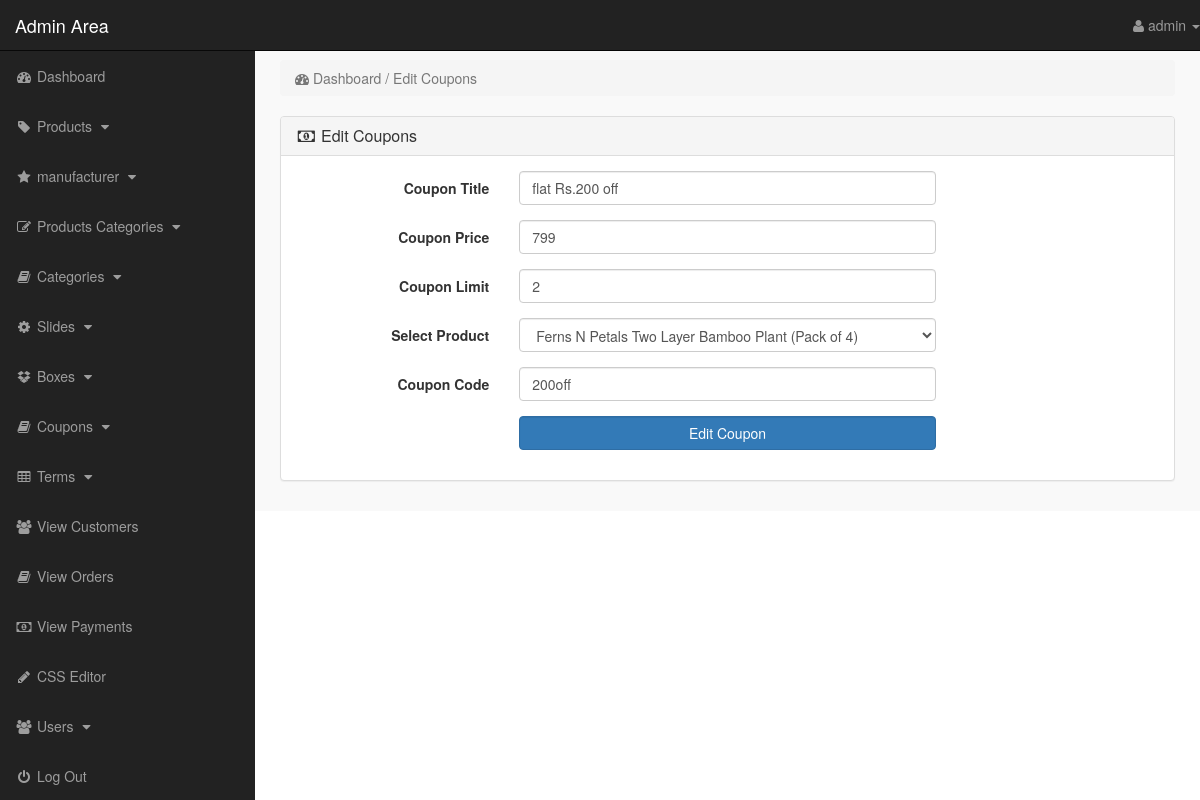
The page /admin_area/index.php?edit_coupon=6 (signed in) on the database its author committed.
### tables this page shows
CREATE TABLE `coupons` (
  `coupon_id` int(100) NOT NULL,
  `product_id` int(100) NOT NULL,
  `coupon_title` varchar(255) NOT NULL,
  `coupon_price` varchar(255) NOT NULL,
  `coupon_code` varchar(255) NOT NULL,
  `coupon_limit` int(100) NOT NULL,
  `coupon_used` int(100) NOT NULL
);

CREATE TABLE `products` (
  `product_id` int(10) NOT NULL,
  `p_cat_id` int(10) NOT NULL,
  `cat_id` int(10) NOT NULL,
  `manufacturer_id` int(10) NOT NULL,
  `date` timestamp NOT NULL DEFAULT current_timestamp() ON UPDATE current_timestamp(),
  `product_title` text NOT NULL,
  `product_img1` text NOT NULL,
  `product_img2` text NOT NULL,
  `product_img3` text NOT NULL,
  `product_price` int(10) DEFAULT NULL,
  `product_keywords` text NOT NULL,
  `product_desc` text NOT NULL,
  `product_label` text NOT NULL,
  `product_sale` int(100) NOT NULL,
  `s_email` varchar(100) NOT NULL
);

### admin_area/edit_coupon.php (the view, shortened to what this page needs)
<?php
    if(!isset($_SESSION['admin_email'])){
        echo "<script>window.open('login.php','_self')</script>";
    }else{
?>
<?php
if(isset($_GET['edit_coupon'])){
    $edit_id = $_GET['edit_coupon'];
    $edit_coupon = "select * from coupons where coupon_id='$edit_id'";
    $run_edit_coupon = mysqli_query($con,$edit_coupon);
    $row_edit_coupon = mysqli_fetch_array($run_edit_coupon);
    $coup_title = $row_edit_coupon['coupon_title'];
    $coup_price = $row_edit_coupon['coupon_price'];
    $coup_code = $row_edit_coupon['coupon_code'];
    $coup_limit = $row_edit_coupon['coupon_limit'];
    $prod_id = $row_edit_coupon['product_id'];
    $get_products = "select * from products where product_id='$prod_id'";
    $run_products = mysqli_query($con,$get_products);
    $row_products = mysqli_fetch_array($run_products);
    $product_id = $row_products['product_id'];
    $product_title = $row_products['product_title'];
}
?>
<div class="row">
    <div class="col-lg-12">
        <ol class="breadcrumb">
            <li class="active">
                <i class="fa fa-dashboard"></i> Dashboard / Edit Coupons
            </li>
        </ol>
    </div>
</div>
<div class="row">
    <div class="col-lg-12">
        <div class="panel panel-default">
           <div class="panel-heading">
               <h3 class="panel-title">
                   <i class="fa fa-money fa-fw"></i> Edit Coupons
               </h3>
           </div>
           <div class="panel-body">
               <form method="post" class="form-horizontal">
                   <div class="form-group">
                      <label class="col-md-3 control-label"> Coupon Title </label>
                      <div class="col-md-6">
                          <input value="<?php echo $coup_title; ?>" name="coupon_title" type="text" class="form-control" required>
                      </div>
                   </div>
                   <div class="form-group">
                      <label class="col-md-3 control-label"> Coupon Price </label>
                      <div class="col-md-6">
                          <input value="<?php echo $coup_price; ?>" name="coupon_price" type="text" class="form-control" required>
                      </div>
                   </div>
                   <div class="form-group">
                      <label class="col-md-3 control-label"> Coupon Limit </label>
                      <div class="col-md-6">
                          <input name="coupon_limit" type="number" class="form-control" value="<?php echo $coup_limit; ?>">
                      </div>
                   </div>
                   <div class="form-group">
                      <label class="col-md-3 control-label"> Select Product </label>
                      <div class="col-md-6">
                          <select name="product_id" class="form-control" required>
                            <option value="<?php echo $product_id; ?>"><?php echo $product_title; ?></option>
                          </select>
                      </div>
                   </div>
                   <div class="form-group">
                      <label class="col-md-3 control-label"> Coupon Code </label>
                      <div class="col-md-6">
                          <input value="<?php echo $coup_code; ?>" name="coupon_code" type="text" class="form-control" required>
                      </div>
                   </div>
                   <div class="form-group">
                      <label class="col-md-3 control-label"></label>
                      <div class="col-md-6">
                          <input name="update" value="Edit Coupon" type="submit" class="btn btn-primary form-control">
                      </div>
                   </div>
               </form>
           </div>
        </div>
    </div>
</div>
<?php } ?>

### admin_area/includes/sidebar.php (shortened to what this page needs)
<?php
    if(!isset($_SESSION['admin_email'])){
        echo "<script>window.open('login.php','_self')</script>";
    }else{
?>
<nav class="navbar navbar-inverse navbar-fixed-top">
    <div class="navbar-header">
        <a href="index.php?dashboard" class="navbar-brand">Admin Area</a>
    </div>
    <ul class="nav navbar-right top-nav">
        <li class="dropdown">
            <a href="#" class="dropdown-toggle" data-toggle="dropdown">
                <i class="fa fa-user"></i> <?php echo $admin_name;  ?> <b class="caret"></b>
            </a>
        </li>
    </ul>
    <div class="collapse navbar-collapse navbar-ex1-collapse">
        <ul class="nav navbar-nav side-nav">
            <li>
                <a href="index.php?dashboard">
                        <i class="fa fa-fw fa-dashboard"></i> Dashboard
                </a>
            </li>
            <li>
                <a href="#" data-toggle="collapse" data-target="#products">
                        <i class="fa fa-fw fa-tag"></i> Products
                        <i class="fa fa-fw fa-caret-down"></i>
                </a>
            </li>
            <li>
                <a href="#" data-toggle="collapse" data-target="#manufacturer">
                        <i class="fa fa-fw fa-star"></i> manufacturer
                        <i class="fa fa-fw fa-caret-down"></i>
                </a>
            </li>
            <li>
                <a href="#" data-toggle="collapse" data-target="#p_cat">
                        <i class="fa fa-fw fa-edit"></i> Products Categories
                        <i class="fa fa-fw fa-caret-down"></i>
                </a>
            </li>
            <li>
                <a href="#" data-toggle="collapse" data-target="#cat">
                        <i class="fa fa-fw fa-book"></i> Categories
                        <i class="fa fa-fw fa-caret-down"></i>
                </a>
            </li>
            <li>
                <a href="#" data-toggle="collapse" data-target="#slides">
                        <i class="fa fa-fw fa-gear"></i> Slides
                        <i class="fa fa-fw fa-caret-down"></i>
                </a>
            </li>
            <li>
                <a href="#" data-toggle="collapse" data-target="#boxes">
                        <i class="fa fa-fw fa-dropbox"></i> Boxes
                        <i class="fa fa-fw fa-caret-down"></i>
                </a>
            </li>
            <li>
                <a href="#" data-toggle="collapse" data-target="#coupon">
                        <i class="fa fa-fw fa-book"></i> Coupons
                        <i class="fa fa-fw fa-caret-down"></i>
                </a>
            </li>
            <li>
                <a href="#" data-toggle="collapse" data-target="#terms">
                        <i class="fa fa-fw fa-table"></i> Terms
                        <i class="fa fa-fw fa-caret-down"></i>
                </a>
            </li>
            <li>
                <a href="index.php?view_customers">
                    <i class="fa fa-fw fa-users"></i> View Customers
                </a>
            </li>
            <li>
                <a href="index.php?view_orders">
                    <i class="fa fa-fw fa-book"></i> View Orders
                </a>
            </li>
            <li>
                <a href="index.php?view_payments">
                    <i class="fa fa-fw fa-money"></i> View Payments
                </a>
            </li>
            <li>
                <a href="index.php?edit_css">
                    <i class="fa fa-fw fa-pencil"></i> CSS Editor
                </a>
            </li>
            <li>
                <a href="#" data-toggle="collapse" data-target="#users">
                        <i class="fa fa-fw fa-users"></i> Users
                        <i class="fa fa-fw fa-caret-down"></i>
                </a>
            </li>
            <li>
                <a href="logout.php">
                    <i class="fa fa-fw fa-power-off"></i> Log Out
                </a>
            </li>
        </ul>
    </div>
</nav>
<?php } ?>

### admin_area/css/style.css (style rules this page uses)
body { margin-top: 100px; }
@media (min-width: 768px) { body { margin-top: 50px; } }
.top-nav { 0 15px; }
.top-nav>li { float: left; display: inline-block; }
.top-nav>li>a { color: #999999; line-height: 20px; padding-top: 15px; padding-bottom: 15px; }
@media (min-width: 768px) { .side-nav { position: fixed; top: 51px; bottom: 0; width: 255px; overflow-y: auto; overflow-x: hidden; background-color: #222222; padding-bottom: 40px; border-radius: 0; } }
@media (min-width: 768px) { .side-nav>li>a { width: 255px; } }
.panel-body { border-radius: 5px; }

### rows shown on the page
coupons: coupon_title "flat Rs.200 off", coupon_price "799", coupon_limit "2", coupon_code "200off"
products: product_id "Ferns N Petals Two Layer Bamboo Plant (Pack of 4)"

### other values the page prints
$admin_name "admin"
